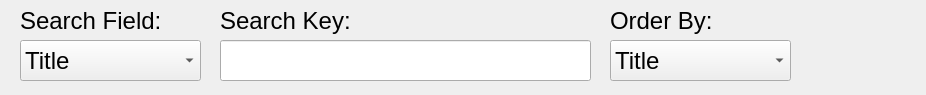
<?xml version="1.0" encoding="UTF-8"?>
<ui version="4.0">
 <class>Dialog</class>
 <widget class="QDialog" name="Dialog">
  <property name="geometry">
   <rect>
    <x>0</x>
    <y>0</y>
    <width>926</width>
    <height>95</height>
   </rect>
  </property>
  <property name="windowTitle">
   <string>Dialog</string>
  </property>
  <widget class="QComboBox" name="fieldComboBox">
   <property name="geometry">
    <rect>
     <x>20</x>
     <y>40</y>
     <width>181</width>
     <height>41</height>
    </rect>
   </property>
   <property name="font">
    <font>
     <pointsize>18</pointsize>
    </font>
   </property>
   <item>
    <property name="text">
     <string>Title</string>
    </property>
   </item>
   <item>
    <property name="text">
     <string>AuthorLast</string>
    </property>
   </item>
   <item>
    <property name="text">
     <string>Pub</string>
    </property>
   </item>
   <item>
    <property name="text">
     <string>Subj</string>
    </property>
   </item>
  </widget>
  <widget class="QLabel" name="fieldLabel">
   <property name="geometry">
    <rect>
     <x>20</x>
     <y>0</y>
     <width>141</width>
     <height>41</height>
    </rect>
   </property>
   <property name="font">
    <font>
     <pointsize>18</pointsize>
    </font>
   </property>
   <property name="text">
    <string>Search Field:</string>
   </property>
  </widget>
  <widget class="QLabel" name="fieldLabel_2">
   <property name="geometry">
    <rect>
     <x>220</x>
     <y>0</y>
     <width>141</width>
     <height>41</height>
    </rect>
   </property>
   <property name="font">
    <font>
     <pointsize>18</pointsize>
    </font>
   </property>
   <property name="text">
    <string>Search Key:</string>
   </property>
  </widget>
  <widget class="QLabel" name="fieldLabel_3">
   <property name="geometry">
    <rect>
     <x>610</x>
     <y>0</y>
     <width>151</width>
     <height>41</height>
    </rect>
   </property>
   <property name="font">
    <font>
     <pointsize>18</pointsize>
    </font>
   </property>
   <property name="text">
    <string>Order By:</string>
   </property>
  </widget>
  <widget class="QLineEdit" name="findBox">
   <property name="geometry">
    <rect>
     <x>220</x>
     <y>40</y>
     <width>371</width>
     <height>41</height>
    </rect>
   </property>
   <property name="font">
    <font>
     <pointsize>18</pointsize>
    </font>
   </property>
  </widget>
  <widget class="QComboBox" name="orderComboBox">
   <property name="geometry">
    <rect>
     <x>610</x>
     <y>40</y>
     <width>181</width>
     <height>41</height>
    </rect>
   </property>
   <property name="font">
    <font>
     <pointsize>18</pointsize>
    </font>
   </property>
   <item>
    <property name="text">
     <string>Title</string>
    </property>
   </item>
   <item>
    <property name="text">
     <string>AuthorLast</string>
    </property>
   </item>
   <item>
    <property name="text">
     <string>Pub</string>
    </property>
   </item>
   <item>
    <property name="text">
     <string>Subj</string>
    </property>
   </item>
  </widget>
 </widget>
 <resources/>
 <connections/>
</ui>
